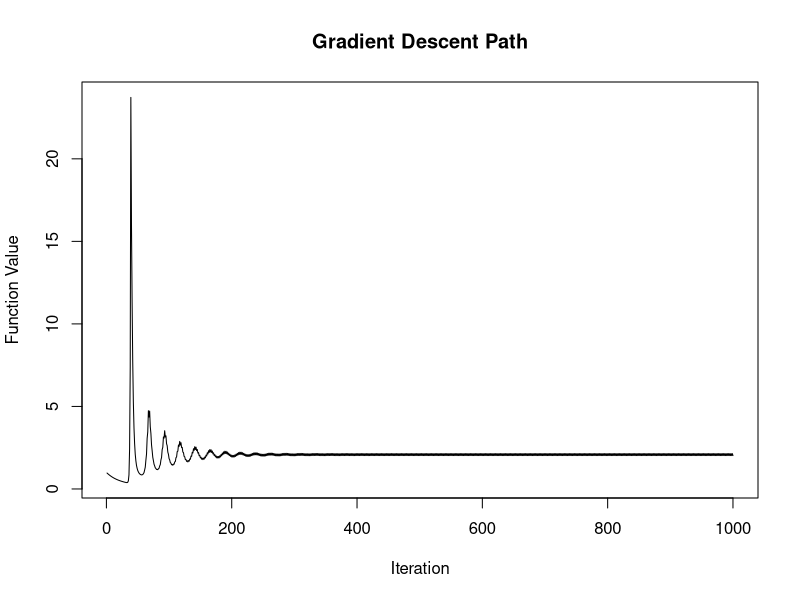
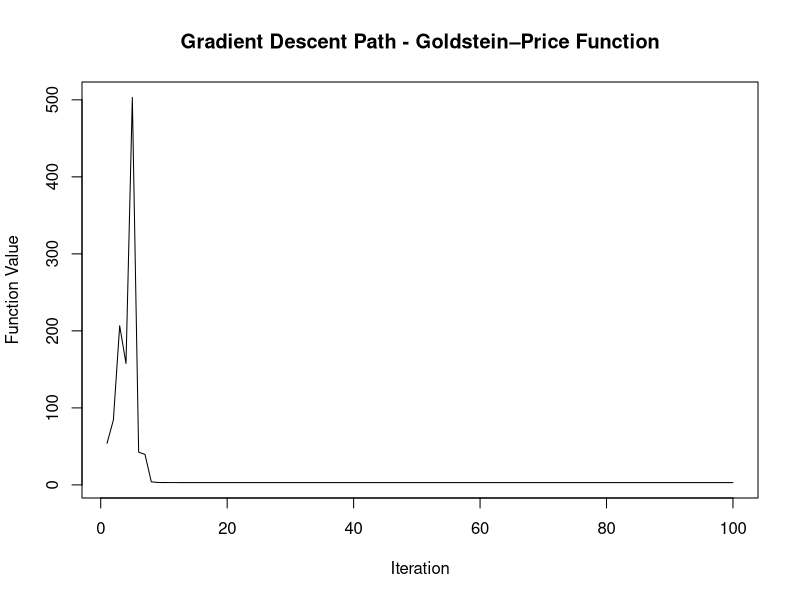
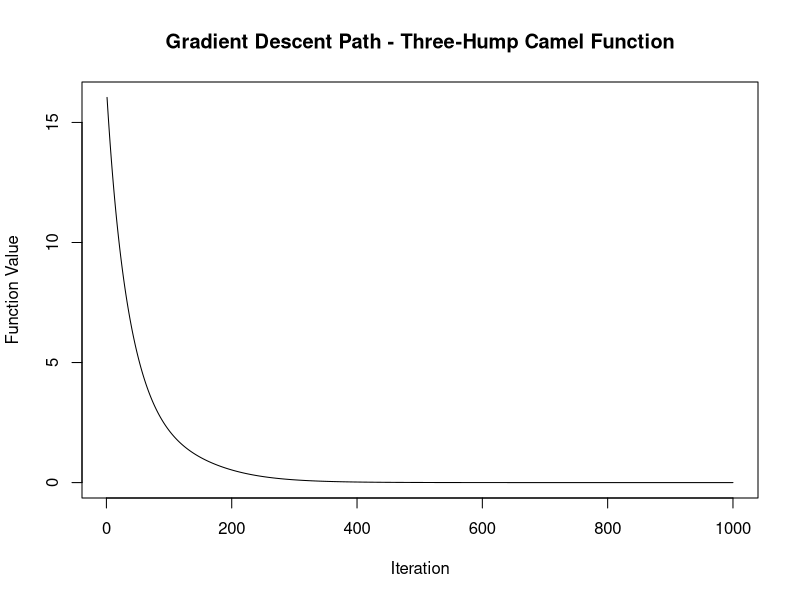
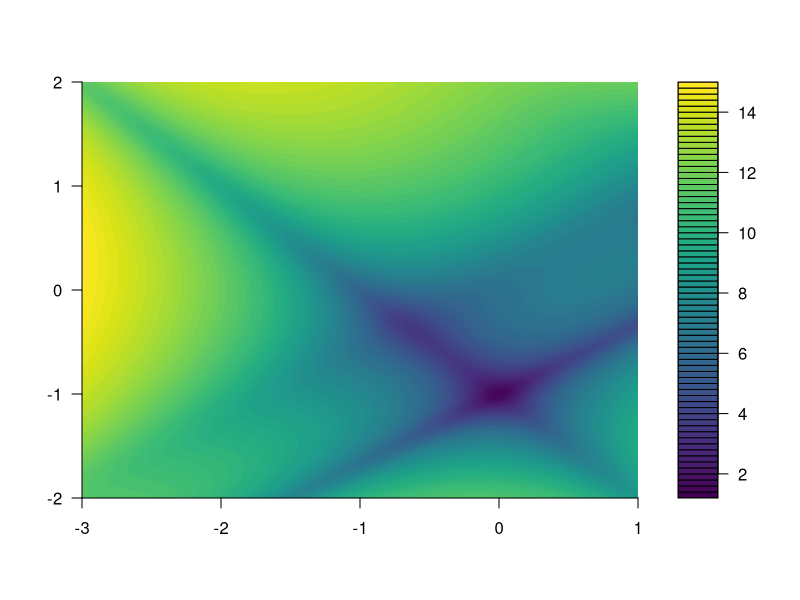

Generate these figures, in order, with R: (Note: this script raises an error after producing the figures.)
## ---- chunk 1
# Installing the required packages
library(numDeriv)
library(glmnet)
library(nlme)
## ---- chunk 2
# Define the Gradient Descent Function
# x = current_value
# learning_rate = gamma
gradient_descent <- function(f, start_value, max_iterations, learning_rate) {
  x <- start_value
  path <- numeric(max_iterations)
  
  for (i in 1:max_iterations) {
    gradient <- grad(f, x)
    x <- x - learning_rate * gradient
    path[i] <- f(x)
  }
  
  return(list(minimizer = x, values_path = path))
}
## ---- chunk 3
# Example usage
# Define a test function, e.g., the Rosenbrock function
rosenbrock <- function(x) {
  sum(100 * (x[2:length(x)] - x[1:(length(x) - 1)]^2)^2 + (1 - x[1:(length(x) - 1)])^2)
}

# Set parameters
start_value <- c(0, 0)  # Initial guess
max_iterations <- 1000   # Maximum number of iterations
learning_rate <- 0.009  # Experiment with different choices

# Run gradient descent
result <- gradient_descent(rosenbrock, start_value, max_iterations, learning_rate)

# Print the minimizer and the path of function values
cat("Minimizer:", result$minimizer, "\n")
#cat("Function values path:", result$values_path, "\n")

# Plot the path of function values
plot(result$values_path, type = 'l', xlab = 'Iteration', ylab = 'Function Value',
     main = 'Gradient Descent Path')
## ---- chunk 4
# Define the Goldstein–Price function
goldstein_price <- function(x) {
  term1 <- 1 + (x[1] + x[2] + 1)^2 * (19 - 14 * x[1] + 3 * x[1]^2 - 14 * x[2] + 6 * x[1] * x[2] + 3 * x[2]^2)
  term2 <- 30 + (2 * x[1] - 3 * x[2])^2 * (18 - 32 * x[1] + 12 * x[1]^2 + 48 * x[2] - 36 * x[1] * x[2] + 27 * x[2]^2)
  return(term1 * term2)
}

# Set parameters
start_value <- c(0, 0)  # Initial guess
max_iterations <- 100   # Maximum number of iterations
learning_rate <- 0.000595  # Experiment with different choices

# Run gradient descent
# Using optim function for optimization
result_optim <- optim(par = start_value, fn = goldstein_price, method = "L-BFGS-B")
result <- gradient_descent(goldstein_price, start_value, max_iterations, learning_rate)

# Print the minimizer and the path of function values
cat("Minimizer:", result$minimizer, "\n")
cat("Function values path:", result$values_path, "\n")

# Plot the path of function values
plot(result$values_path, type = 'l', xlab = 'Iteration', ylab = 'Function Value',
     main = 'Gradient Descent Path - Goldstein–Price Function')
## ---- chunk 5
# Define the Three-Hump Camel function
three_hump_camel <- function(x) {
  return(2 * x[1]^2 - 1.05 * x[1]^4 + x[1]^6 / 6 + x[1] * x[2] + x[2]^2)
}

# Set parameters
start_value <- c(4, 4)  # Initial guess
max_iterations <- 1000   # Maximum number of iterations
learning_rate <- 0.005    # Experiment with different choices

# Run gradient descent
result <- gradient_descent(three_hump_camel, start_value, max_iterations, learning_rate)

# Print the minimizer and the path of function values
cat("Minimizer:", result$minimizer, "\n")
#cat("Function values path:", result$values_path, "\n")

# Plot the path of function values
plot(result$values_path, type = 'l', xlab = 'Iteration', ylab = 'Function Value',
     main = 'Gradient Descent Path - Three-Hump Camel Function')
## ---- chunk 6
# Function for plotting the contour and optimization path
plot_contour_with_path <- function(f, range_x, range_y, values_path) {
  x_seq <- seq(range_x[1], range_x[2], length.out = 200)
  y_seq <- seq(range_y[1], range_y[2], length.out = 200)
  z <- outer(x_seq, y_seq, Vectorize(function(x, y) f(c(x, y))))
  
  filled.contour(x_seq, y_seq, log(z + 1), nlevels = 50, color.palette = viridis::viridis,
                 xlab = "x", ylab = "y", main = "Function Contour with Optimization Path",
                 plot.axes = {
                   axis(1); axis(2)
                   points(values_path[,1], values_path[,2], col = "orange", pch = 20, cex = 0.5)
                   points(values_path[1,1], values_path[1,2], col = "red", pch = 20, cex = 0.7)
                   points(values_path[nrow(values_path),1], values_path[nrow(values_path),2], col = "red", pch = 8, cex = 0.7)
                 })
}

plot_contour_with_path(goldstein_price, c(-3, 1), c(-2, 2), result$minimizer)


## ---- chunk 7
library(glmnet)
library(Matrix)

# Your custom ridge regression function is already well defined:
ridge_gls_estimator <- function(y, X, initial_values, max_iterations, lambda, tol = 1e-8) {
  n <- nrow(X)
  p <- ncol(X)
  a <- initial_values
  
  for (m in 1:max_iterations) {
    i <- sample(1:n, 1)
    gi_gradient <- compute_gradient(X[i, ], y[i], a, lambda)
    gamma_m <- 1 / m
    a_new <- a - gamma_m * gi_gradient
    
    if (sum((a_new - a)^2) < tol) {
      message("Convergence achieved after ", m, " iterations.")
      break
    }
    
    a <- a_new
  }
  
  return(a)
}

compute_gradient <- function(xi, yi, a, lambda) {
  residual <- yi - sum(a * xi)
  gradient <- -2 * xi * residual
  gradient[2:length(gradient)] <- gradient[2:length(gradient)] + 2 * lambda * a[2:length(a)]
  return(gradient)
}

# Simulate data
set.seed(123)
n <- 100
p2 <- 5
X <- matrix(rnorm(n * p2), n, p2)
beta_true <- c(2, 1.5, -1, 0.5, -2)
y <- X %*% beta_true + rnorm(n)

initial_values <- rep(0, p2)
max_iterations <- 10000
lambda <- 0.1

# Using the custom function
ridge_gls_result <- ridge_gls_estimator(y, X, initial_values, max_iterations, lambda)
print("Custom Ridge Estimator:")
print(ridge_gls_result)

# Using glmnet for Ridge Regression:
# glmnet needs the x matrix to be a sparse matrix and y as a vector
x_matrix <- Matrix(X, sparse = TRUE)

# Fit Ridge Regression model with glmnet - For ridge regression, alpha = 0
ridge_glmnet_model <- glmnet(x_matrix, y, alpha = 0, lambda = lambda)

print("glmnet Ridge Estimator:")
# Extracting coefficients - excluding intercept by indexing from -1
ridge_glmnet_coef <- as.vector(coef(ridge_glmnet_model, s = lambda)[-1])
print(ridge_glmnet_coef)
